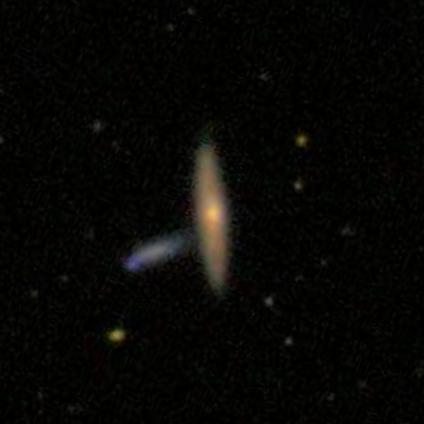
#> input picture AtronomicalObjectDetection/DataSet/Circular/100143.jpg, 424 x 424 px, found by its file name
$ jupyter execute --allow-errors classification-of-galaxy-morphologies-ann.ipynb
#> lines starting #> are read from the running program, lines starting #| are printed output that depends on the picture; after the words box and inside, x2 and y2 are one past the last pixel; in counts of white or black regions, pixels touching at a corner belong together
#> further down, image is the input picture: shape (424, 424, 3); mean B, G, R 4.8, 6.9, 7.3
[cell 1]
import os
import cv2
import numpy as np
from sklearn.model_selection import train_test_split
from sklearn.neural_network import MLPClassifier
from sklearn.preprocessing import StandardScaler
from sklearn.metrics import accuracy_score
import matplotlib.pyplot as plt

import warnings
warnings.filterwarnings("ignore")

[cell 2]
# Function to extract features from the largest white blob in the image
def extract_features(image):
    # Convert to grayscale
    gray = cv2.cvtColor(image, cv2.COLOR_BGR2GRAY)

    # Apply binary thresholding (black & white)
    _, binary = cv2.threshold(gray, 128, 255, cv2.THRESH_BINARY)
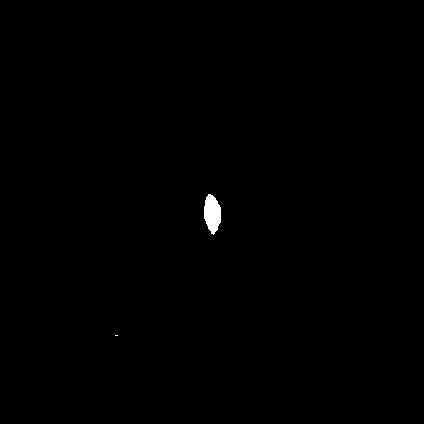
#> binary: shape (424, 424); 0.28% white; 2 white regions (1 under 20 px)

    # Find contours of all blobs
    contours, _ = cv2.findContours(binary, cv2.RETR_EXTERNAL, cv2.CHAIN_APPROX_SIMPLE)
#> contours = 2 contours, 1 with area under 20; largest, box (x1, y1, x2, y2) and area: (204, 194, 221, 235) 461

    if len(contours) == 0:
        return [0, 0, 0]  # If no contour is detected, return zeroed features

    # Find the largest contour
    largest_contour = max(contours, key=cv2.contourArea)
#> largest_contour = contour of 37 points, box (x1, y1, x2, y2) (204, 194, 221, 235), area 461

    # Bounding box of the largest blob
    x, y, w, h = cv2.boundingRect(largest_contour)
#> x = 204; y = 194; w = 17; h = 41

    # Aspect ratio of the largest blob
    aspect_ratio = float(w) / h
#> aspect_ratio = 0.415

    # Create a mask for the largest blob
    mask = np.zeros_like(binary)
    cv2.drawContours(mask, [largest_contour], -1, 255, thickness=cv2.FILLED)
#> mask: shape (424, 424); 0.28% white; 1 white region, box (x1, y1, x2, y2) and area: (204, 194, 221, 235) 504

    # Calculate white and black pixel percentages
    white_pixels = np.sum(mask == 255)
#> white_pixels = 504
    total_pixels = mask.size
#> total_pixels = 179776
    black_pixels = total_pixels - white_pixels
#> black_pixels = 179272

    white_pixels = np.sum(mask == 255)
    total_pixels = mask.size
    white_percentage = (white_pixels / total_pixels) * 100
#> white_percentage = 0.28
#> `features = extract_features(image)`: features = [0.415, 99.72, 0.28]

    return [aspect_ratio, 100 - white_percentage, white_percentage]

[cell 3]
# Function to detect largest white blob, draw a bounding box, and classify
def predict_and_visualize(image_path):
    # Load the image
    image = cv2.imread(image_path)
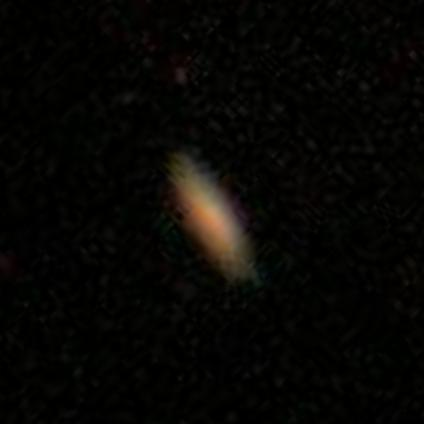
#> input picture AtronomicalObjectDetection/DataSet/Circular/100623.jpg, 424 x 424 px, found by its file name
#> image is the input picture: shape (424, 424, 3); mean B, G, R 3.8, 6.1, 6.8

    # Extract features from the image for classification
    features = extract_features(image)
#> in extract_features (call 5), `_, binary = cv2.threshold(gray, 128, 255, cv2.THRESH_BINARY)`:
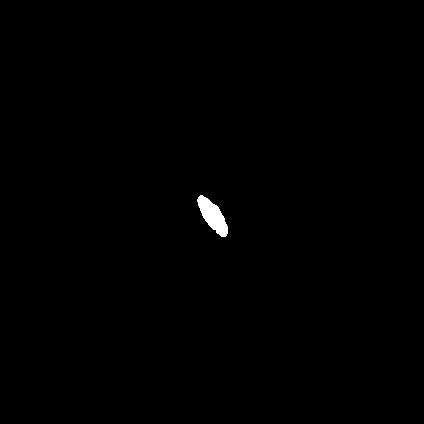
#> binary: shape (424, 424); 0.37% white; 1 white region
#> in extract_features (call 5), `contours, _ = cv2.findContours(binary, cv2.RETR_EXTERNAL, cv2.CHAIN_AP..`: contours = 1 contour; box (x1, y1, x2, y2) and area: (197, 195, 228, 237) 610
#> in extract_features (call 5), `largest_contour = max(contours, key=cv2.contourArea)`: largest_contour = contour of 58 points, box (x1, y1, x2, y2) (197, 195, 228, 237), area 610
#> in extract_features (call 5), `x, y, w, h = cv2.boundingRect(largest_contour)`: x = 197; y = 195; w = 31; h = 42
#> in extract_features (call 5), `aspect_ratio = float(w) / h`: aspect_ratio = 0.738
#> in extract_features (call 5), `white_pixels = np.sum(mask == 255)`: white_pixels = 658
#> in extract_features (call 5), `black_pixels = total_pixels - white_pixels`: black_pixels = 179118
#> in extract_features (call 5), `white_percentage = (white_pixels / total_pixels) * 100`: white_percentage = 0.366
#> features = [0.738, 99.63, 0.366]

    # Standardize the features (using the same scaler from training)
    features_scaled = scaler.transform([features])
#> features_scaled = [[-0.275, -1.01, 1.01]]

    # Predict the class (returns an index: 0, 1, or 2)
    prediction = model.predict(features_scaled)
#> prediction = [0]

    # Map index to class name
    predicted_class = categories[prediction[0]]
#> predicted_class = 'Circular'

    # Convert to grayscale and apply binary threshold for visualization
    gray = cv2.cvtColor(image, cv2.COLOR_BGR2GRAY)
    _, binary = cv2.threshold(gray, 128, 255, cv2.THRESH_BINARY)

    # Find contours and get the largest contour
    contours, _ = cv2.findContours(binary, cv2.RETR_EXTERNAL, cv2.CHAIN_APPROX_SIMPLE)
    if len(contours) > 0:
        largest_contour = max(contours, key=cv2.contourArea)
        # Draw bounding box around the largest blob
        x, y, w, h = cv2.boundingRect(largest_contour)
#> x = 197; y = 195; w = 31; h = 42
        cv2.rectangle(image, (x, y), (x + w, y + h), (0, 255, 0), 2)
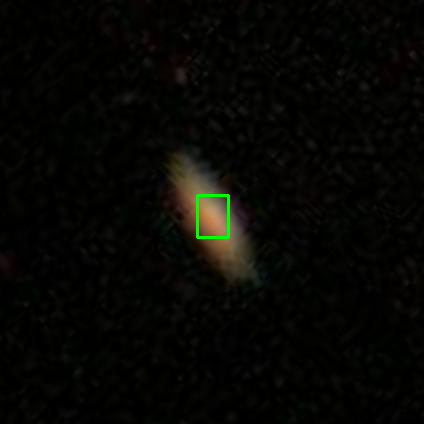
#> image: shape (424, 424, 3); 0.24% of pixels changed, all inside (x1, y1, x2, y2) = (196, 194, 230, 239)

    # Display the result with bounding box and predicted class
    plt.figure(figsize=(6, 6))
    plt.imshow(cv2.cvtColor(image, cv2.COLOR_BGR2RGB))
    plt.title(f"Predicted Class: {predicted_class}")
    plt.axis('off')
    plt.show()

[cell 4]
# Path to the folders containing the galaxy images
data_dir = "/kaggle/input/galaxies/DataSet"
categories = ["Circular", "Elliptical", "Others"]

# Prepare dataset
X = []
y = []

#> (the rest of this cell did not finish here and is left out)
